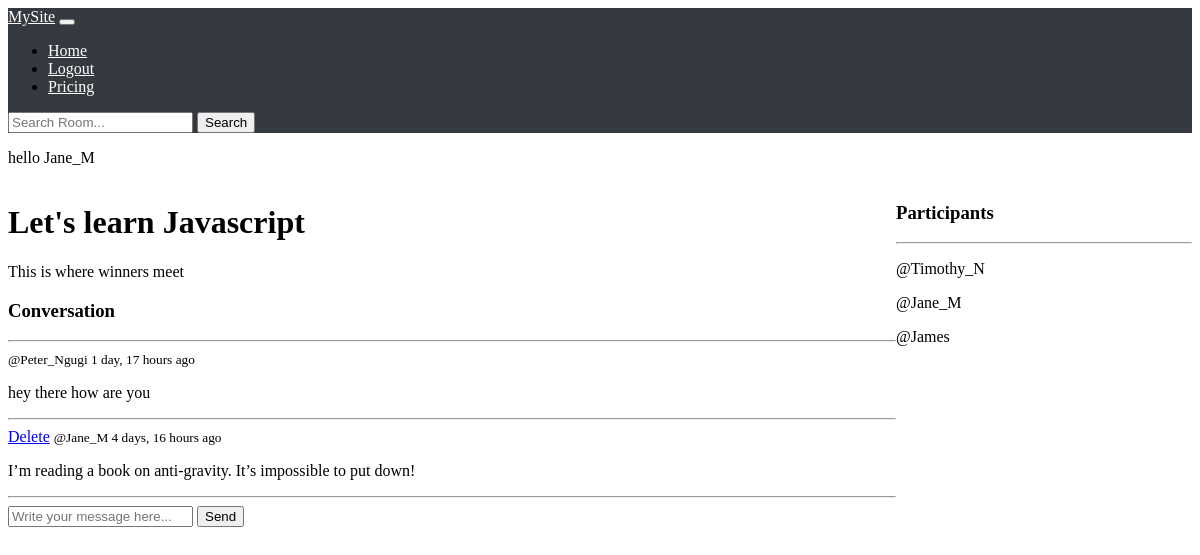
The app's page /room/1/ (signed in) with its own data.
### base/models.py (models this page shows, shortened)
class Room(models.Model):
    host = models.ForeignKey(User, on_delete=models.SET_NULL, null=True)
    topic = models.ForeignKey(Topic, on_delete=models.SET_NULL, null=True)
    name = models.CharField(max_length=150)
    description = models.TextField(null=True, blank=True)
    participants = models.ManyToManyField(User, related_name='participants', blank=True)
    updated = models.DateField(auto_now=True)
    created = models.DateTimeField(auto_now_add=True)
    class Meta:
        ordering = ['-updated', '-created']

class Message(models.Model):
    user = models.ForeignKey(User, on_delete=models.CASCADE)
    room = models.ForeignKey(Room, on_delete=models.CASCADE)
    body = models.TextField()
    updated = models.DateField(auto_now=True)
    created = models.DateTimeField(auto_now_add=True)
    class Meta:
        ordering = ['-updated', '-created']

### base/views.py (the view, shortened to what this page needs)
# urls.py: path('room/<int:pw>/', views.room, name="room"),
def room(request, pw):
    room = Room.objects.get(id=pw)
    participants = room.participants.all()
    room_messages = room.message_set.all()
    context = {'room': room, 'room_messages': room_messages, 'participants':participants}
    return render(request, 'base/room.html', context)

### base/templates/base/room.html (shortened to what this page needs)
{% extends 'main.html'%}
{% block content %}
<div class="room-container">
    <div>
        <h1>{{ room.name }}</h1>
        <p>{{ room.description }}</p>
        <div class="comment-wrapper">
            <h3>Conversation</h3>
            <hr>
            {% for message in room_messages %}
                <div>
                    {% if request.user == message.user %}
                        <a href="{% url 'delete-message' message.id %}">Delete</a>
                    {% endif %}
                    <small>@{{message.user}} {{message.created|timesince}} ago</small>
                    <p>{{message.body}}</p>
                    <hr>
                </div>
            {% endfor %}
            {% if request.user.is_authenticated %}
            <div class="comment-form">
                <form method="POST" action="">
                    <input type="text" name="body" placeholder="Write your message here..." required>
                    <button type="submit">Send</button>
                </form>
            </div>
            {% else %}
            <p>Please <a href="{% url 'login' %}">Login</a>to join the Conversation.</p>
            {% endif %}
        </div>
    </div>
    <div>
        <h3>Participants</h3>
        <hr>
        {% for user in participants %}
            <div>
                <P>@{{ user.username }}</P>
            </div>
        {% endfor %}
    </div>
</div>
{% endblock content%}

### templates/navbar.html (shortened to what this page needs)
<!DOCTYPE html>
<html lang="en">
<head>
</head>
<body>
    <nav class="navbar navbar-expand-lg navbar-dark navbar-custom">
        <div class="container-fluid">
            <a class="navbar-brand" href="{% url 'home' %}">MySite</a>
            <button class="navbar-toggler" type="button" data-toggle="collapse" data-target="#navbarNav" aria-controls="navbarNav" aria-expanded="false" aria-label="Toggle navigation">
            </button>
            <div class="collapse navbar-collapse" id="navbarNav">
                <ul class="navbar-nav mr-auto">
                    <li class="nav-item active">
                        <a class="nav-link" href="{% url 'home'%}">Home</a>
                    </li>
                    <li class="nav-item" href="#">
                        {% if user.is_authenticated %}
                           <a class="nav-link"  href="{% url 'logout' %}">Logout</a>
                        {% else %}
                           <a class="nav-link" href="{% url 'login' %}">Login</a>
                        {% endif %}
                    </li>
                    <li class="nav-item">
                        <a class="nav-link" href="#">Pricing</a>
                    </li>
                </ul>
                <form class="form-inline my-2 my-lg-0 search-bar" method="GET" action="{% url 'home' %}">
                    <input class="form-control mr-sm-2" type="search" name="q" placeholder="Search Room..." aria-label="Search">
                    <button class="btn btn-outline-light my-2 my-sm-0" type="submit">Search</button>
                </form>
            </div>
        </div>
    </nav>
    <div class="container mt-4">
        {% block content %}
           {% if user.is_authenticated %}
                <p> hello {{request.user}}</p>
            {%endif%}
        {% endblock content %}
    </div>
</body>
</html>

### static/css_styles/main.css (style rules this page uses)
body { background-color: #fff; }

### templates/navbar.html (style rules this page uses)
.navbar-custom { background-color: #343a40; }
.navbar-brand, .nav-link, .search-bar input[type="text"] { color: #ffffff; }

### base/templates/base/room.html (style rules this page uses)
.room-container { display: grid; grid-template-columns: 3fr 1fr; }

### records on screen
Room: name "Let's learn Javascript", description "This is where winners meet"
Message: user "Peter_Ngugi", created "1 day, 17 hours", body "hey there how are you"
Message: shows "Delete", user "Jane_M", created "4 days, 16 hours", body "I’m reading a book on anti-gravity. It’s impossible to put down!"

### other values on screen
{{ request.user }} "Jane_M"
{{ user.username }} "Timothy_N"
{{ user.username }} "Jane_M"
{{ user.username }} "James"
